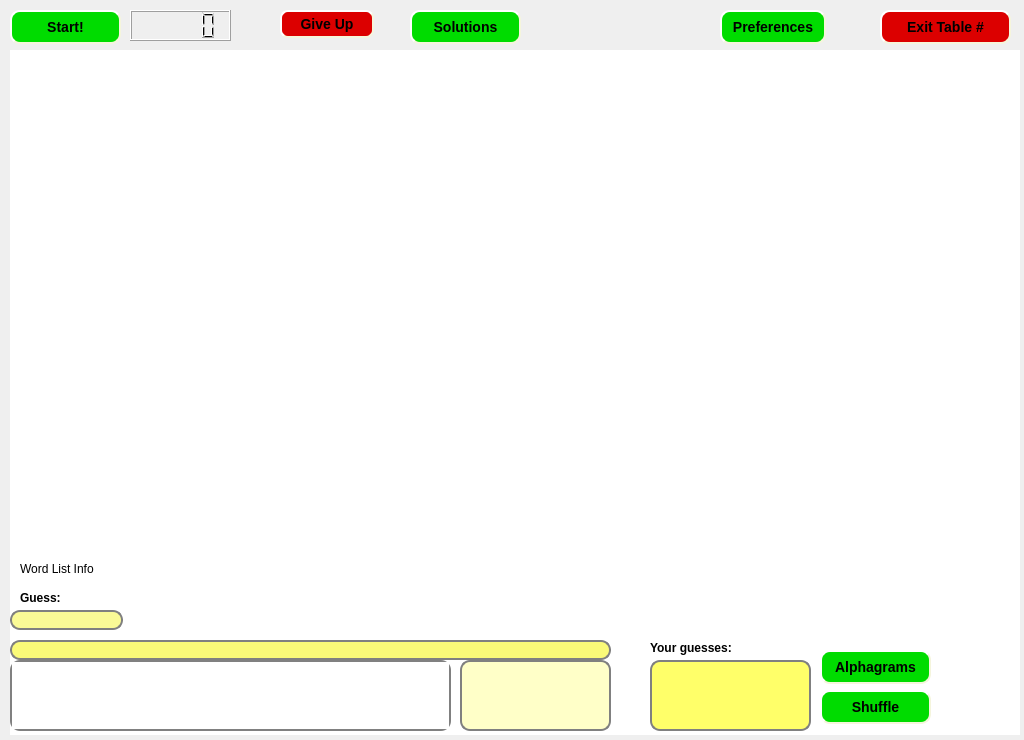
<ui version="4.0" >
 <class>tableForm</class>
 <widget class="QWidget" name="tableForm" >
  <property name="geometry" >
   <rect>
    <x>0</x>
    <y>0</y>
    <width>1024</width>
    <height>740</height>
   </rect>
  </property>
  <property name="sizePolicy" >
   <sizepolicy vsizetype="Preferred" hsizetype="Preferred" >
    <horstretch>0</horstretch>
    <verstretch>0</verstretch>
   </sizepolicy>
  </property>
  <property name="minimumSize" >
   <size>
    <width>1024</width>
    <height>740</height>
   </size>
  </property>
  <property name="maximumSize" >
   <size>
    <width>2000</width>
    <height>2000</height>
   </size>
  </property>
  <property name="windowTitle" >
   <string/>
  </property>
  <widget class="QGraphicsView" name="graphicsView" >
   <property name="geometry" >
    <rect>
     <x>10</x>
     <y>50</y>
     <width>1010</width>
     <height>685</height>
    </rect>
   </property>
   <property name="focusPolicy" >
    <enum>Qt::NoFocus</enum>
   </property>
   <property name="frameShape" >
    <enum>QFrame::NoFrame</enum>
   </property>
   <property name="frameShadow" >
    <enum>QFrame::Plain</enum>
   </property>
   <property name="lineWidth" >
    <number>0</number>
   </property>
   <property name="verticalScrollBarPolicy" >
    <enum>Qt::ScrollBarAlwaysOff</enum>
   </property>
   <property name="horizontalScrollBarPolicy" >
    <enum>Qt::ScrollBarAlwaysOff</enum>
   </property>
  </widget>
  <widget class="QPushButton" name="pushButtonAlphagrams" >
   <property name="geometry" >
    <rect>
     <x>820</x>
     <y>650</y>
     <width>111</width>
     <height>34</height>
    </rect>
   </property>
   <property name="focusPolicy" >
    <enum>Qt::NoFocus</enum>
   </property>
   <property name="styleSheet" >
    <string> QPushButton {&#xd;
     background-color: rgb(0, 220, 0);&#xd;
     border-style: outset;&#xd;
     border-width: 2px;&#xd;
     border-radius: 10px;&#xd;
     border-color: beige;&#xd;
     font: bold 14px;&#xd;
     min-width: 5em;&#xd;
     padding: 6px;&#xd;
 }&#xd;
QPushButton:disabled{&#xd;
	background-color: rgb(0, 100, 0);&#xd;
	color: rgb(100, 100, 100);&#xd;
}&#xd;
 QPushButton:pressed {&#xd;
     background-color: rgb(0, 150, 0);&#xd;
     border-style: inset;&#xd;
 } </string>
   </property>
   <property name="text" >
    <string>Alphagrams</string>
   </property>
  </widget>
  <widget class="QPushButton" name="pushButtonShuffle" >
   <property name="geometry" >
    <rect>
     <x>820</x>
     <y>690</y>
     <width>111</width>
     <height>34</height>
    </rect>
   </property>
   <property name="focusPolicy" >
    <enum>Qt::NoFocus</enum>
   </property>
   <property name="styleSheet" >
    <string> QPushButton {&#xd;
     background-color: rgb(0, 220, 0);&#xd;
     border-style: outset;&#xd;
     border-width: 2px;&#xd;
     border-radius: 10px;&#xd;
     border-color: beige;&#xd;
     font: bold 14px;&#xd;
     min-width: 5em;&#xd;
     padding: 6px;&#xd;
 }&#xd;
QPushButton:disabled{&#xd;
	background-color: rgb(0, 100, 0);&#xd;
	color: rgb(100, 100, 100);&#xd;
}&#xd;
 QPushButton:pressed {&#xd;
     background-color: rgb(0, 150, 0);&#xd;
     border-style: inset;&#xd;
 } </string>
   </property>
   <property name="text" >
    <string>Shuffle</string>
   </property>
  </widget>
  <widget class="QPushButton" name="pushButtonGiveUp" >
   <property name="geometry" >
    <rect>
     <x>280</x>
     <y>10</y>
     <width>94</width>
     <height>28</height>
    </rect>
   </property>
   <property name="focusPolicy" >
    <enum>Qt::NoFocus</enum>
   </property>
   <property name="styleSheet" >
    <string> QPushButton {
     background-color: rgb(220, 0, 0);
     border-style: outset;
     border-width: 2px;
     border-radius: 8px;
     border-color: beige;
     font: bold 14px;
     min-width: 5em;
     padding: 0px;
 }
QPushButton:disabled{
	background-color: rgb(50, 0, 0);
	color: rgb(100, 100, 100);
}
 QPushButton:pressed {
     background-color: rgb(100, 0, 0);
     border-style: inset;
 } </string>
   </property>
   <property name="text" >
    <string>Give Up</string>
   </property>
  </widget>
  <widget class="QPushButton" name="pushButtonExit" >
   <property name="geometry" >
    <rect>
     <x>880</x>
     <y>10</y>
     <width>131</width>
     <height>34</height>
    </rect>
   </property>
   <property name="focusPolicy" >
    <enum>Qt::NoFocus</enum>
   </property>
   <property name="styleSheet" >
    <string> QPushButton {
     background-color: rgb(220, 0, 0);
     border-style: outset;
     border-width: 2px;
     border-radius: 10px;
     border-color: beige;
     font: bold 14px;
     min-width: 5em;
     padding: 6px;
 }
QPushButton:disabled{
	background-color: rgb(50, 0, 0);
	color: rgb(100, 100, 100);
}
 QPushButton:pressed {
     background-color: rgb(100, 0, 0);
     border-style: inset;
 } </string>
   </property>
   <property name="text" >
    <string>Exit Table #</string>
   </property>
  </widget>
  <widget class="QPushButton" name="pushButtonStart" >
   <property name="geometry" >
    <rect>
     <x>10</x>
     <y>10</y>
     <width>111</width>
     <height>34</height>
    </rect>
   </property>
   <property name="focusPolicy" >
    <enum>Qt::NoFocus</enum>
   </property>
   <property name="styleSheet" >
    <string> QPushButton {
     background-color: rgb(0, 220, 0);
     border-style: outset;
     border-width: 2px;
     border-radius: 10px;
     border-color: beige;
     font: bold 14px;
     min-width: 5em;
     padding: 6px;
 }
QPushButton:disabled{
	background-color: rgb(0, 100, 0);
	color: rgb(100, 100, 100);
}
 QPushButton:pressed {
     background-color: rgb(0, 150, 0);
     border-style: inset;
 } </string>
   </property>
   <property name="text" >
    <string>Start!</string>
   </property>
  </widget>
  <widget class="QLCDNumber" name="lcdNumberTimer" >
   <property name="geometry" >
    <rect>
     <x>130</x>
     <y>10</y>
     <width>101</width>
     <height>31</height>
    </rect>
   </property>
   <property name="styleSheet" >
    <string> QPushButton {&#xd;
     background-color: rgb(220, 0, 0);&#xd;
     border-style: outset;&#xd;
     border-width: 2px;&#xd;
     border-radius: 10px;&#xd;
     border-color: beige;&#xd;
     font: bold 14px;&#xd;
     min-width: 5em;&#xd;
     padding: 6px;&#xd;
 }&#xd;
QPushButton:disabled{&#xd;
	background-color: rgb(50, 0, 0);&#xd;
	color: rgb(100, 100, 100);&#xd;
}&#xd;
 QPushButton:pressed {&#xd;
     background-color: rgb(100, 0, 0);&#xd;
     border-style: inset;&#xd;
 } </string>
   </property>
   <property name="segmentStyle" >
    <enum>QLCDNumber::Filled</enum>
   </property>
  </widget>
  <widget class="QLineEdit" name="lineEditSolution" >
   <property name="geometry" >
    <rect>
     <x>10</x>
     <y>610</y>
     <width>113</width>
     <height>20</height>
    </rect>
   </property>
   <property name="styleSheet" >
    <string> QLineEdit {&#xd;
     border: 2px solid gray;&#xd;
     border-radius: 10px;&#xd;
     padding: 0 8px;&#xd;
     background: rgb(250, 250, 150);&#xd;
     selection-background-color: darkgray;&#xd;
 } &#xd;
</string>
   </property>
   <property name="maxLength" >
    <number>15</number>
   </property>
  </widget>
  <widget class="QLabel" name="labelGuess" >
   <property name="geometry" >
    <rect>
     <x>20</x>
     <y>590</y>
     <width>61</width>
     <height>16</height>
    </rect>
   </property>
   <property name="text" >
    <string>&lt;B>Guess:&lt;/B></string>
   </property>
  </widget>
  <widget class="QLineEdit" name="lineEditChat" >
   <property name="geometry" >
    <rect>
     <x>10</x>
     <y>640</y>
     <width>601</width>
     <height>20</height>
    </rect>
   </property>
   <property name="styleSheet" >
    <string> QLineEdit {&#xd;
     border: 2px solid gray;&#xd;
     border-radius: 10px;&#xd;
     padding: 0 8px;&#xd;
     background: rgb(250, 250, 120);&#xd;
     selection-background-color: darkgray;&#xd;
 } &#xd;
</string>
   </property>
   <property name="maxLength" >
    <number>500</number>
   </property>
  </widget>
  <widget class="QTextEdit" name="textEditChat" >
   <property name="geometry" >
    <rect>
     <x>10</x>
     <y>660</y>
     <width>441</width>
     <height>71</height>
    </rect>
   </property>
   <property name="focusPolicy" >
    <enum>Qt::ClickFocus</enum>
   </property>
   <property name="styleSheet" >
    <string> QTextEdit, QListView {
     border: 2px solid gray;
     border-radius: 10px;
 } </string>
   </property>
   <property name="readOnly" >
    <bool>true</bool>
   </property>
  </widget>
  <widget class="QListWidget" name="listWidgetPeopleInRoom" >
   <property name="geometry" >
    <rect>
     <x>460</x>
     <y>660</y>
     <width>151</width>
     <height>71</height>
    </rect>
   </property>
   <property name="focusPolicy" >
    <enum>Qt::NoFocus</enum>
   </property>
   <property name="styleSheet" >
    <string>QListWidget {
     border: 2px solid gray;
     border-radius: 10px;
	background-color: rgb(255, 255, 200);
}</string>
   </property>
  </widget>
  <widget class="QTextEdit" name="textEditGuesses" >
   <property name="geometry" >
    <rect>
     <x>650</x>
     <y>660</y>
     <width>161</width>
     <height>71</height>
    </rect>
   </property>
   <property name="focusPolicy" >
    <enum>Qt::NoFocus</enum>
   </property>
   <property name="styleSheet" >
    <string> QTextEdit, QListView {
     border: 2px solid gray;
     border-radius: 10px;
     background-color: rgb(255, 255, 105)
 } </string>
   </property>
  </widget>
  <widget class="QLabel" name="labelYourGuesses" >
   <property name="geometry" >
    <rect>
     <x>650</x>
     <y>640</y>
     <width>101</width>
     <height>16</height>
    </rect>
   </property>
   <property name="text" >
    <string>&lt;B>Your guesses:&lt;/B></string>
   </property>
  </widget>
  <widget class="QPushButton" name="pushButtonSolutions" >
   <property name="geometry" >
    <rect>
     <x>410</x>
     <y>10</y>
     <width>111</width>
     <height>34</height>
    </rect>
   </property>
   <property name="focusPolicy" >
    <enum>Qt::NoFocus</enum>
   </property>
   <property name="styleSheet" >
    <string> QPushButton {
     background-color: rgb(0, 220, 0);
     border-style: outset;
     border-width: 2px;
     border-radius: 10px;
     border-color: beige;
     font: bold 14px;
     min-width: 5em;
     padding: 6px;
 }
QPushButton:disabled{
	background-color: rgb(0, 100, 0);
	color: rgb(100, 100, 100);
}
 QPushButton:pressed {
     background-color: rgb(0, 150, 0);
     border-style: inset;
 } </string>
   </property>
   <property name="text" >
    <string>Solutions</string>
   </property>
  </widget>
  <widget class="QLabel" name="labelWordListInfo" >
   <property name="geometry" >
    <rect>
     <x>20</x>
     <y>560</y>
     <width>101</width>
     <height>18</height>
    </rect>
   </property>
   <property name="text" >
    <string>Word List Info</string>
   </property>
  </widget>
  <widget class="QPushButton" name="pushButtonPreferences" >
   <property name="geometry" >
    <rect>
     <x>720</x>
     <y>10</y>
     <width>106</width>
     <height>34</height>
    </rect>
   </property>
   <property name="focusPolicy" >
    <enum>Qt::NoFocus</enum>
   </property>
   <property name="styleSheet" >
    <string> QPushButton {
     background-color: rgb(0, 220, 0);
     border-style: outset;
     border-width: 2px;
     border-radius: 10px;
     border-color: beige;
     font: bold 14px;
     min-width: 5em;
     padding: 6px;
 }
QPushButton:disabled{
	background-color: rgb(0, 100, 0);
	color: rgb(100, 100, 100);
}
 QPushButton:pressed {
     background-color: rgb(0, 150, 0);
     border-style: inset;
 } </string>
   </property>
   <property name="text" >
    <string>Preferences</string>
   </property>
  </widget>
 </widget>
 <tabstops>
  <tabstop>lineEditChat</tabstop>
  <tabstop>lineEditSolution</tabstop>
 </tabstops>
 <resources>
  <include location="../client.qrc" />
 </resources>
 <connections/>
</ui>
